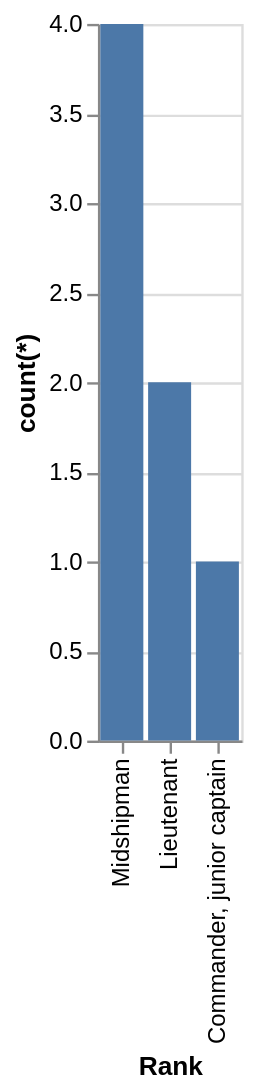

Vega-Lite specification for this chart:
### Vega-Lite specification from a JSON file in a GitHub repository (floating-point values rounded to 4 significant figures)
{"data": {"values": [{"x_data": "Midshipman", "y_data": 4}, {"x_data": "Lieutenant", "y_data": 2}, {"x_data": "Commander, junior captain", "y_data": 1}]}, "mark": "bar", "encoding": {"x": {"field": "x_data", "type": "nominal", "title": "Rank", "sort": {"op": "sum", "field": "y_data", "order": "descending"}}, "y": {"field": "y_data", "type": "quantitative", "title": "count(*)"}}}
